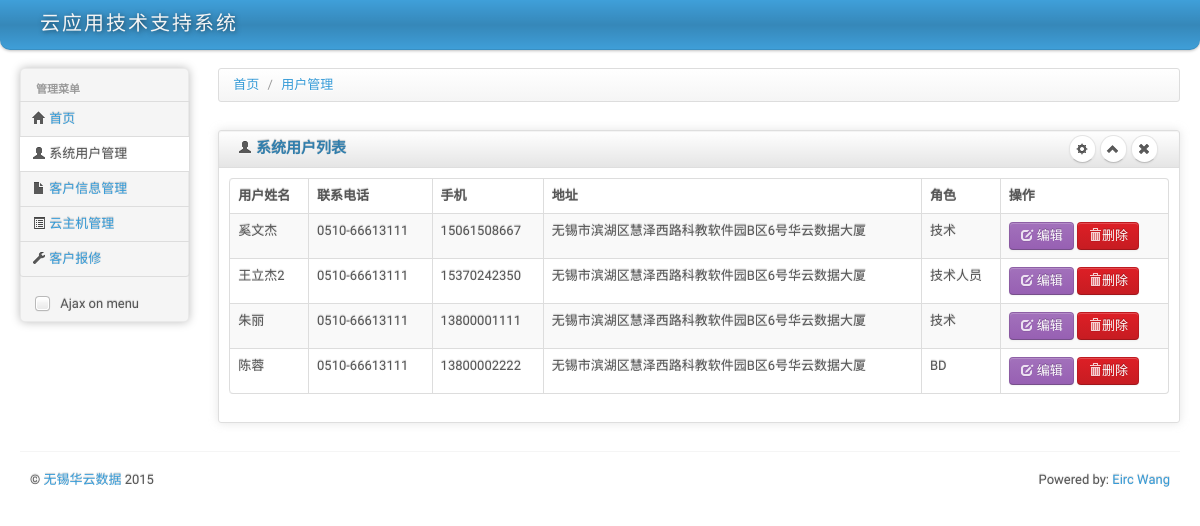
Before: /User.php with the older database file.
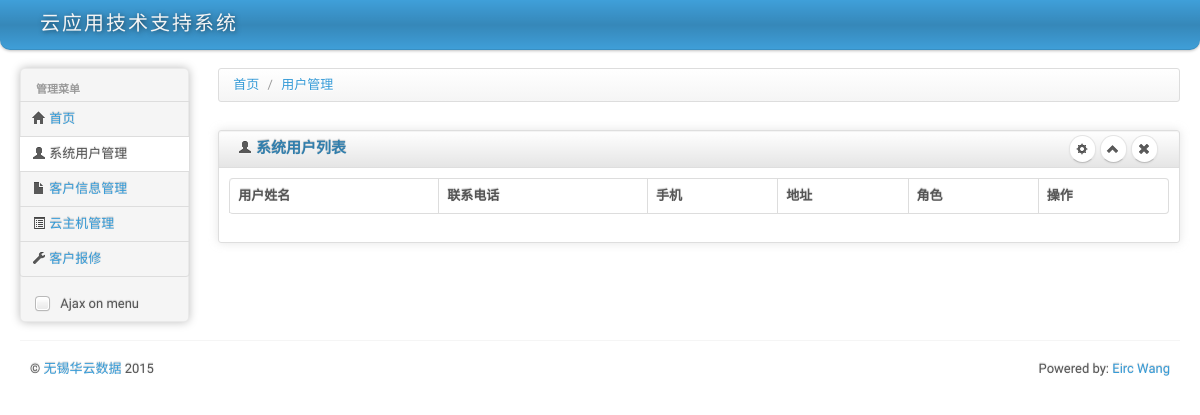
After: the same page with the newer database file.
### tables this page shows
CREATE TABLE `user` (
  `uid` int(8) NOT NULL AUTO_INCREMENT,
  `Name` varchar(20) DEFAULT NULL,
  `Telephone` varchar(45) DEFAULT NULL,
  `Mobilephone` varchar(45) DEFAULT NULL,
  `Address` varchar(45) DEFAULT NULL,
  `Type` varchar(45) DEFAULT NULL,
  `EX1` varchar(45) DEFAULT NULL,
  `EX2` varchar(45) DEFAULT NULL,
  `EX3` varchar(45) DEFAULT NULL,
  `EX4` varchar(45) DEFAULT NULL,
  `EX5` varchar(45) DEFAULT NULL,
  `EX6` varchar(45) DEFAULT NULL,
  `EX7` varchar(45) DEFAULT NULL,
  `EX8` varchar(45) DEFAULT NULL,
  `EX9` varchar(45) DEFAULT NULL,
  `EX10` varchar(45) DEFAULT NULL,
  PRIMARY KEY (`uid`)
);

### User.php (the view, shortened to what this page needs)
<?php
include('include/header.php');
$DBLINK = new mysqli(DBHOST, DBUSER, DBPW, DBNAME, DBPORT);
$DBLINK->set_charset(DBCHARSET);
$USQL=sprintf("SELECT `uid`,`Name`,`Telephone`,`Mobilephone`,`Address`,`Type` FROM `User`");
$UserResult = $DBLINK->query($USQL);
?>
			<div>
				<ul class="breadcrumb">
					<li>
						<a href="#">首页</a> <span class="divider">/</span>
					</li>
					<li>
						<a href="#">用户管理</a><span class="divider"></span>
					</li>
				</ul>
			</div>
			<div class="row-fluid sortable">
				<div class="box span12">
					<div class="box-header well" data-original-title>
						<h2><i class="icon-user"></i> 系统用户列表</h2>
						<div class="box-icon">
							<a href="#" class="btn btn-setting btn-round"><i class="icon-cog"></i></a>
							<a href="#" class="btn btn-minimize btn-round"><i class="icon-chevron-up"></i></a>
							<a href="#" class="btn btn-close btn-round"><i class="icon-remove"></i></a>
						</div>
					</div>
					<div class="box-content">
						<table class="table table-striped table-bordered bootstrap-datatable datatable">
						  <thead>
							  <tr>
								  <th>用户姓名</th>
								  <th>联系电话</th>
								  <th>手机</th>
								  <th>地址</th>
								  <th>角色</th>
								  <th>操作</th>
							  </tr>
						  </thead>
						  <tbody>
						  <?php
							  while ($UROW=$UserResult->fetch_array(MYSQL_ASSOC)) {
								printf("<tr>
											<td>%s</td>
											<td>%s</td>
											<td>%s</td>
											<td>%s</td>
											<td>%s</td>
											<td class=\"center\">
												<a class=\"btn btn-info\" href=\"UserEdit.php?uid=%s\">
												    <i class=\"icon-edit icon-white\"></i> 编辑</a>
												<a class=\"btn btn-danger\" href=\"UserEdit.php?uid=%s\">
													<i class=\"icon-trash icon-white\"></i>删除</a>
											</td></tr>",$UROW['Name'],$UROW['Telephone'],$UROW['Mobilephone'],$UROW['Address'],$UROW['Type'],$UROW['uid'],$UROW['uid']);
							  }
						  ?>
						  </tbody>
					  </table>
					</div>
				</div>
			</div>
<?php include('footer.php'); ?>

### include/header.php (shortened to what this page needs)
<!DOCTYPE html>
<html lang="zh-cn">
<head>
	<link id="bs-css" href="css/bootstrap-cerulean.css" rel="stylesheet">
	<link href="css/bootstrap-responsive.css" rel="stylesheet">
	<link href="css/charisma-app.css" rel="stylesheet">
	<link href="css/jquery-ui-1.8.21.custom.css" rel="stylesheet">
	<link href='css/fullcalendar.css' rel='stylesheet'>
	<link href='css/fullcalendar.print.css' rel='stylesheet'  media='print'>
	<link href='css/chosen.css' rel='stylesheet'>
	<link href='css/uniform.default.css' rel='stylesheet'>
	<link href='css/colorbox.css' rel='stylesheet'>
	<link href='css/jquery.cleditor.css' rel='stylesheet'>
	<link href='css/jquery.noty.css' rel='stylesheet'>
	<link href='css/noty_theme_default.css' rel='stylesheet'>
	<link href='css/elfinder.min.css' rel='stylesheet'>
	<link href='css/elfinder.theme.css' rel='stylesheet'>
	<link href='css/jquery.iphone.toggle.css' rel='stylesheet'>
	<link href='css/opa-icons.css' rel='stylesheet'>
	<link href='css/uploadify.css' rel='stylesheet'>
	<link href='css/jquery.datetimepicker.css' rel='stylesheet'>
</head>
<body>
	<?php if(!isset($no_visible_elements) || !$no_visible_elements)	{ ?>
	<div class="navbar">
		<div class="navbar-inner">
			<div class="container-fluid">
				<a class="brand" href="index.php" style="width: 200px;"> <span>云应用技术支持系统</span></a>
			</div>
		</div>
	</div>
	<?php } ?>
	<div class="container-fluid">
		<div class="row-fluid">
		<?php if(!isset($no_visible_elements) || !$no_visible_elements) { ?>
			<div class="span2 main-menu-span">
				<div class="well nav-collapse sidebar-nav">
					<ul class="nav nav-tabs nav-stacked main-menu">
						<li class="nav-header hidden-tablet">管理菜单</li>
						<li><a class="ajax-link" href="index.php"><i class="icon-home"></i><span class="hidden-tablet"> 首页</span></a></li>
						<li><a class="ajax-link" href="User.php"><i class="icon-user"></i><span class="hidden-tablet"> 系统用户管理</span></a></li>
						<li><a class="ajax-link" href="Customer.php"><i class="icon-file"></i><span class="hidden-tablet"> 客户信息管理</span></a></li>
						<li><a class="ajax-link" href="Host.php"><i class="icon-list-alt"></i><span class="hidden-tablet"> 云主机管理</span></a></li>
						<li><a class="ajax-link" href="RepairsRecord.php"><i class="icon-wrench"></i><span class="hidden-tablet"> 客户报修</span></a></li>
					</ul>
					<label id="for-is-ajax" class="hidden-tablet" for="is-ajax"><input id="is-ajax" type="checkbox"> Ajax on menu</label>
				</div>
			</div>
			<div id="content" class="span10">
			<?php } ?>

### footer.php (shortened to what this page needs)
		<?php if(!isset($no_visible_elements) || !$no_visible_elements)	{ ?>
			</div>
		<?php } ?>
		</div>
		<?php if(!isset($no_visible_elements) || !$no_visible_elements)	{ ?>
		<hr>
		<footer>
			<p class="pull-left">&copy; <a href="http://www.chinac.com" target="_blank">无锡华云数据</a> <?php echo date('Y') ?></p>
			<p class="pull-right">Powered by: <a href="http://www.aixiuyun.com/">Eirc Wang</a></p>
		</footer>
		<?php } ?>
	</div>
</body>
</html>

### css/charisma-app.css (style rules this page uses)
.box { border: 1px solid #DEDEDE; border-radius:3px; -webkit-border-radius:3px; -moz-border-radius:3px; margin-top: 10px; margin-bottom: 10px ; box-shadow: 0 0 10px rgba(189, 189, 189, 0.4); -webkit-box-shadow: 0 0 10px rgba(189, 189, 189, 0.4); -moz-box-shadow: 0 0 10px rgba(189, 189, 189, 0.4); }
.box-header { border:none; padding-top:5px; border-bottom: 1px solid #DEDEDE; border-radius:3px 3px 0 0; -webkit-border-radius:3px 3px 0 0; -moz-border-radius:3px 3px 0 0; height:12px; min-height:12px; margin-bottom: 0; cursor:move; font-weight:bold; font-size:16px; background: -moz-linear-gradient(top, rgba(255,255,255,0) 0%, rgba(0,0,0,0.1) 100%); background: -webkit-gradient(linear, left top, left bottom, color-stop(0%,rgba(255,255,255,0)), color-stop(100%,rgba(0,0,0,0.1))); background: -webkit-linear-gradient(top, rgba(255,255,255,0) 0%,rgba(0,0,0,0.1) 100%); background: -o-linear-gradient(top, rgba(255,255,255,0) 0%,rgba(0,0,0,0.1) 100%); background: -ms-linear-gradient(top, rgba(255,255,255,0) 0%,rgba(0,0,0,0.1) 100%); background: linear-gradient(to bottom, rgba(255,255,255,0) 0%,rgba(0,0,0,0.1) 100%); filter: progid:DXImageTransform.Microsoft.gradient( startColorstr='#00ffffff', endColorstr='#1a000000',GradientType=0 ); }
.box-header h2 { font-size:15px; width:auto; clear:none; float:left; line-height:25px; white-space: nowrap; }
.box-header h2 > i { margin-top:1px; }
.box-icon { float:right; }
.box-icon a { clear:none; float:left; margin:0 2px; height: 18px; width:5px; margin-top: -1px; }
.box-icon a i { margin-left:-4.5px; }
.box-content { padding:10px; }
.btn-round { border-radius: 40px; -webkit-border-radius: 40px; -moz-border-radius: 40px; font-size:12px; padding-top:4px; }
footer { clear:both; }
footer .pull-right { float:right; margin-right:10px; }
footer .pull-left { float:left; margin-left:10px; }
.sidebar-nav { min-height:0; box-shadow: 0 0 10px #BDBDBD; -webkit-box-shadow: 0 0 10px #BDBDBD; -moz-box-shadow: 0 0 10px #BDBDBD; border-radius: 5px; -webkit-border-radius: 5px; -moz-border-radius: 5px; margin-bottom: 0; padding-bottom:0; }
.sidebar-nav > ul > li:not(.nav-header) { margin-right:-2px; margin-left:-2px; }
.brand { font-family: 'Shojumaru', cursive, Arial, serif; letter-spacing:2px; text-shadow:1px 1px 5px rgba(0, 0, 0, 0.5); width:166px; }
.brand span { float:left; }
.navbar-inner { border-radius:0 0 10px 10px; -webkit-border-radius:0 0 10px 10px; -moz-border-radius:0 0 10px 10px; padding-top:5px; padding-bottom:5px; }
#for-is-ajax { padding-left: 12px; cursor:pointer; }
.pull-left { float:left !important; }
.pull-right { float:right !important; }

### include/header.php (style rules this page uses)
body { padding-bottom: 40px; }
.sidebar-nav { padding: 9px 0; }

Changed rows visible on the page:
removed user: Name "奚文杰", Telephone "0510-66613111", Mobilephone "15061508667", Address "无锡市滨湖区慧泽西路科教软件园B区6号华云数据大厦", Type "技术"
removed user: Name "王立杰2", Telephone "0510-66613111", Mobilephone "15370242350", Address "无锡市滨湖区慧泽西路科教软件园B区6号华云数据大厦", Type "技术人员"
removed user: Name "朱丽", Telephone "0510-66613111", Mobilephone "13800001111", Address "无锡市滨湖区慧泽西路科教软件园B区6号华云数据大厦", Type "技术"
removed user: Name "陈蓉", Telephone "0510-66613111", Mobilephone "13800002222", Address "无锡市滨湖区慧泽西路科教软件园B区6号华云数据大厦", Type "BD"
